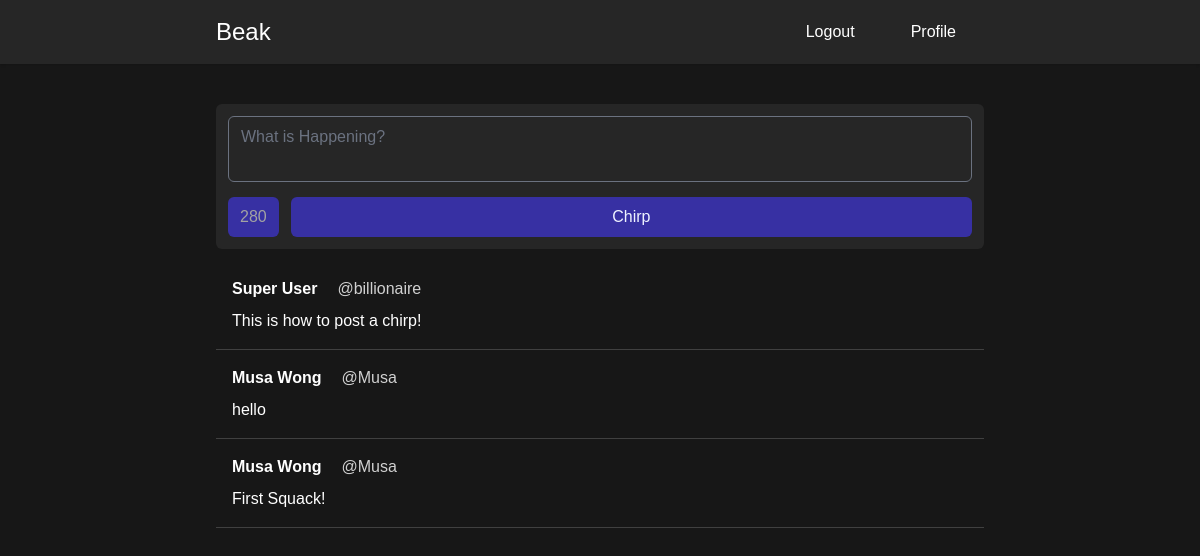
The app's page / (signed in) with its own data.
### chirps/models.py (models this page shows)
class Chirp(models.Model):
    id = ShortUUIDField(primary_key=True)
    content = models.TextField(max_length=280)
    date_chirped = models.DateTimeField(default=timezone.now)
    author = models.ForeignKey(User, on_delete=models.CASCADE)

### ui/views.py (the view)
# urls.py: 2. Add a URL to urlpatterns:  path('', views.home, name='home')
def home(request):
    user = request.user
    if request.method == "POST":
        form = CreateChirpForm(request.POST)
        if form.is_valid:
            content = request.POST.get("content")
            chirp = Chirp(content=content, author=user)
            chirp.save()
            messages.success(
                request, "Chirped Successfully")
            return redirect("ui-home")
    else:
        form = CreateChirpForm()
    context = {"chirps": Chirp.objects.order_by('date_chirped').reverse(), "form": form}
    return render(request, "ui/home.html", context)

### chirps/forms.py
class CreateChirpForm(forms.ModelForm):
    content = forms.CharField(max_length=280,
                              widget=forms.Textarea(
                                  attrs={
                                      "class": "w-full rounded-md dark:bg-neutral-800 dark:text-white dark:placeholder:text-white resize-none",
                                      "rows": "2",
                                      "placeholder": "What is Happening?",
                                      "x-model": "content"  # alpine.js
                                  }
                              )
                              )
    class Meta:
        model = Chirp
        fields = ('content',)

### ui/templates/ui/home.html (shortened to what this page needs)
{% extends "ui/base.html" %} {% block content %}
{% if user.is_authenticated %}
{% include 'chirps/create_chirp.html' %}
{% endif %}
<div>
  {% for chirp in chirps %}
  <article
  onclick="window.location.href = '{% url 'view-chirp' username=chirp.author id=chirp.id %}';"
    class="p-4 cursor-pointer hover:bg-neutral-200 dark:hover:bg-neutral-800 hover:bg-opacity-30 dark:hover:bg-opacity-30 transition-colors"
    x-data="{ date: dayjs('{{ chirp.date_chirped|date:'c' }}').fromNow() }" @click="console.log('hello world')">
    <div class="flex gap-5 mb-2">
      <a href="{% url 'profile' chirp.author %}" class="font-bold hover:underline">{{ chirp.author.first_name }} {{ chirp.author.last_name }}</a>
      <p class="opacity-80">@{{ chirp.author.username }}</p>
    </div>
    <h1>{{ chirp.content }}</h1>
  </article>
  <hr />
  {% endfor %}
</div>
{% endblock content %}

### chirps/templates/chirps/create_chirp.html (shortened to what this page needs)
<div
    x-data="{ content: '', limit: '280', get remaining() { return this.limit - this.content.length } }" class="mb-3">
    <form method="POST">
        <div class="bg-neutral-800 p-3 rounded-md">
            {{ form.content }}
            <div class="flex items-center relative gap-3 mt-2 w-full">
                <p x-text="remaining"
                    class="py-2 px-3 text-neutral-400 bg-indigo-800 rounded-md"></p>
                <button type="submit"
                    class="p-2 rounded-md bg-indigo-800 hover:bg-indigo-900 text-indigo-50 hover:text-white transition-colors w-full">Chirp</button>
            </div>
        </div>
    </form>
</div>

### records on screen
Chirp: author.first_name "Super", author.last_name "User", author.username "billionaire", content "This is how to post a chirp!"
Chirp: author.first_name "Musa", author.last_name "Wong", author.username "Musa", content "hello"
Chirp: author.first_name "Musa", author.last_name "Wong", author.username "Musa", content "First Squack!"
